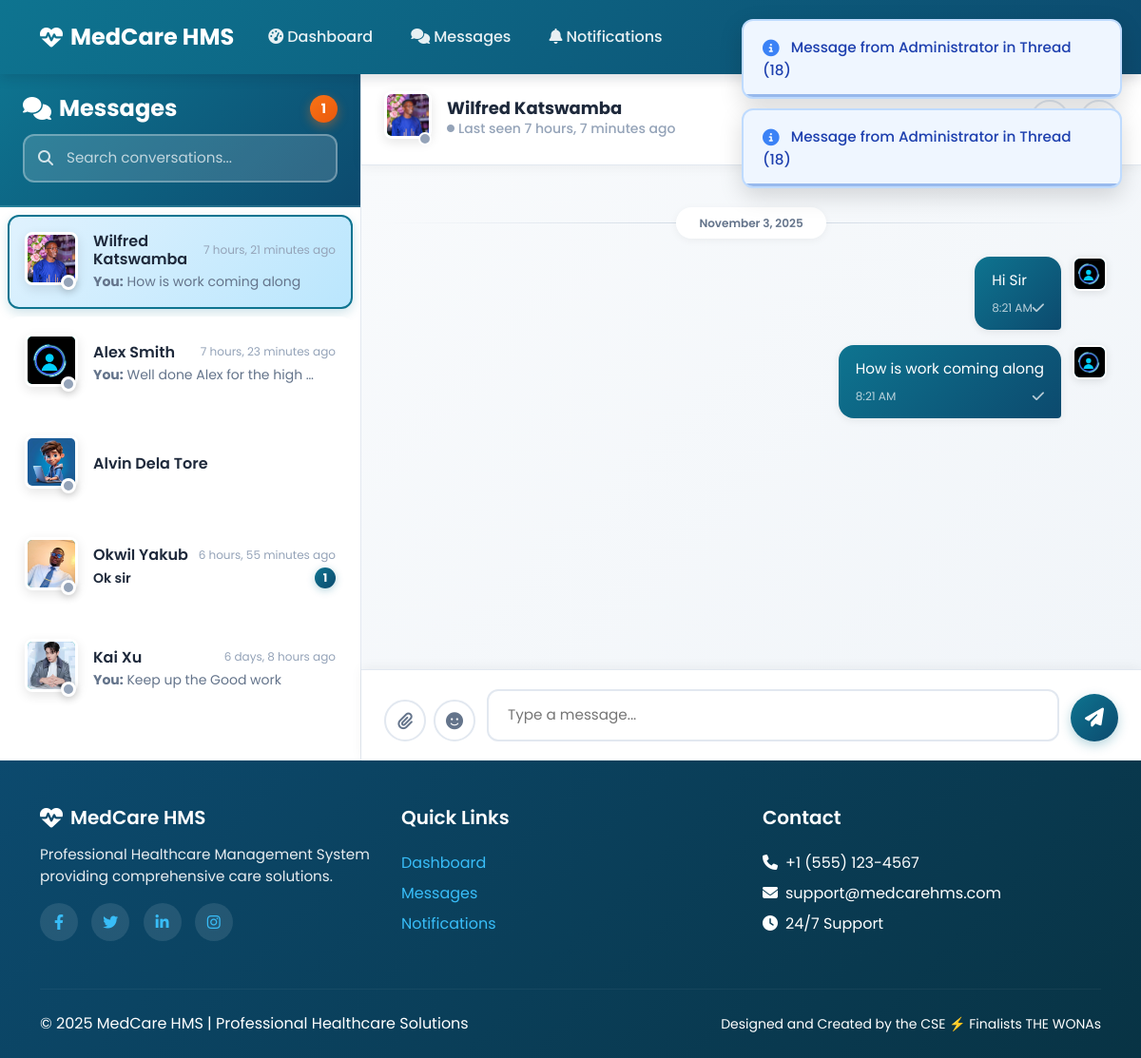
Screenshot of /chat/thread/18/ (signed in) with the database file from the repository.
### chat/models.py (models this page shows, shortened)
class ChatMessage(models.Model):
    thread = models.ForeignKey(Thread, on_delete=models.CASCADE, related_name='messages')
    sender = models.ForeignKey(User, on_delete=models.CASCADE)
    message = models.TextField(blank=True)
    timestamp = models.DateTimeField(auto_now_add=True)
    is_read = models.BooleanField(default=False)
    read_at = models.DateTimeField(null=True, blank=True)
    attachment = models.FileField(upload_to='chat_attachments/%Y/%m/%d/', null=True, blank=True)
    attachment_type = models.CharField(max_length=20, null=True, blank=True)  # 'image', 'document', 'other'
    appointment = models.ForeignKey(
        'patients.Appointment',
        on_delete=models.SET_NULL,
        null=True,
        blank=True,
        related_name='chat_messages'
    )
    class Meta:
        ordering = ['timestamp']
    def __str__(self):
        return f"Message from {self.sender.username} in Thread ({self.thread.pk})"

class Thread(models.Model):
    participants = models.ManyToManyField(User, related_name='chat_threads')
    created = models.DateTimeField(auto_now_add=True)
    updated = models.DateTimeField(auto_now=True)
    def get_unread_count_for_user(self, user):
        return self.messages.filter(is_read=False).exclude(sender=user).count()

class UserPresence(models.Model):
    user = models.OneToOneField(User, on_delete=models.CASCADE, related_name='presence')
    is_online = models.BooleanField(default=False)
    last_seen = models.DateTimeField(auto_now=True)

### chat/views.py (the view)
# urls.py: path('', views.thread_list_view, name='thread_list'),
@login_required
def thread_list_view(request, thread_id=None):
    user_threads = Thread.objects.filter(participants=request.user).order_by('-updated')
    threads_with_other_user = []
    total_unread = 0
    for thread in user_threads:
        other_participant = thread.participants.exclude(id=request.user.id).first()
        last_message = thread.messages.order_by('-timestamp').first()
        unread_count = thread.get_unread_count_for_user(request.user)
        total_unread += unread_count
        is_online = False
        if other_participant:
            try:
                is_online = other_participant.presence.is_online
            except UserPresence.DoesNotExist:
                is_online = False
        threads_with_other_user.append({
            'thread_object': thread,
            'other_user': other_participant,
            'last_message': last_message,
            'unread_count': unread_count,
            'is_online': is_online
        })
    active_thread = None
    messages = []
    other_user = None
    patient_context = None
    is_online = False
    last_seen = None
    canned_responses = []
    if thread_id:
        try:
            active_thread = Thread.objects.get(pk=thread_id, participants=request.user)
            other_user = active_thread.participants.exclude(id=request.user.id).first()
            if other_user:
                try:
                    if hasattr(other_user, 'patientprofile'):
                        patient_profile = other_user.patientprofile
                        patient_context = {
                            'name': other_user.get_full_name(),
                            'age': patient_profile.age if hasattr(patient_profile, 'age') else 'N/A',
                            'gender': patient_profile.gender if hasattr(patient_profile, 'gender') else 'N/A',
                            'blood_group': patient_profile.blood_group if hasattr(patient_profile, 'blood_group') else 'N/A',
                            'contact': other_user.userprofile.contact if hasattr(other_user, 'userprofile') else 'N/A'
                        }
                except Exception:
                    pass
                try:
                    presence = other_user.presence
                    is_online = presence.is_online
                    last_seen = presence.last_seen
                except UserPresence.DoesNotExist:
                    pass
            messages = active_thread.messages.order_by('timestamp').select_related(
                'sender__doctorprofile',
                'sender__patientprofile',
                'sender__receptionistprofile'
            )
            if request.user.groups.filter(name__in=['Doctors', 'Receptionists', 'Admins']).exists():
                canned_responses = CannedResponse.objects.filter(
                    Q(created_by=request.user) | Q(created_by__is_staff=True),
                    is_active=True
                )
        except Thread.DoesNotExist:
            pass
    context = {
        'threads': threads_with_other_user,
        'total_unread': total_unread,
        'active_thread': active_thread,
        'messages': messages,
        'other_user': other_user,
        'patient_context': patient_context,
        'is_online': is_online,
        'last_seen': last_seen,
        'canned_responses': canned_responses
    }
    return render(request, 'chat/combined_chat.html', context)

### templates/chat/combined_chat.html (shortened to what this page needs)
{% extends 'base_shared.html' %}
{% load static %}
{% load profile_tags %}
{% block content %}
<div class="chat-app-container">
    <div class="chat-sidebar">
        <div class="chat-sidebar-header">
            <div class="sidebar-header-title">
                <h4>
                    <i class="fas fa-comments"></i>
                    Messages
                </h4>
                {% if total_unread > 0 %}
                <span class="total-unread-badge">{{ total_unread }}</span>
                {% endif %}
            </div>
            <div class="sidebar-search">
                <i class="fas fa-search"></i>
                <input type="text" id="search-threads" placeholder="Search conversations...">
            </div>
        </div>
        <div class="chat-threads-list">
            {% if threads %}
                {% for thread_data in threads %}
                <a href="{% url 'chat:thread_detail' thread_data.thread_object.id %}"
                   class="thread-item {% if active_thread and active_thread.id == thread_data.thread_object.id %}active{% endif %}"
                   data-thread-id="{{ thread_data.thread_object.id }}">
                    <div class="thread-avatar">
                        {% profile_image thread_data.other_user size="56" css_class="thread-avatar-img" %}
                        <span class="online-indicator {% if thread_data.is_online %}online{% else %}offline{% endif %}"></span>
                    </div>
                    <div class="thread-content">
                        <div class="thread-header">
                            <h6 class="thread-name">
                                {{ thread_data.other_user.get_full_name|default:thread_data.other_user.username }}
                            </h6>
                            {% if thread_data.last_message %}
                            <span class="thread-time">{{ thread_data.last_message.timestamp|timesince }} ago</span>
                            {% endif %}
                        </div>
                        <div class="thread-preview">
                            {% if thread_data.last_message %}
                            <span class="thread-preview-text {% if thread_data.unread_count > 0 %}unread{% endif %}">
                                {% if thread_data.last_message.sender == request.user %}
                                    <strong>You:</strong>
                                {% endif %}
                                {% if thread_data.last_message.attachment %}
                                    <i class="fas fa-paperclip"></i> Attachment
                                {% else %}
                                    {{ thread_data.last_message.message|truncatewords:6 }}
                                {% endif %}
                            </span>
                            {% endif %}
                            {% if thread_data.unread_count > 0 %}
                            <span class="thread-unread-badge">{{ thread_data.unread_count }}</span>
                            {% endif %}
                        </div>
                    </div>
                </a>
                {% endfor %}
            {% else %}
                <div class="empty-thread-list">
                    <i class="fas fa-inbox"></i>
                    <h5>No conversations yet</h5>
                    <p>Start a new chat to see it here</p>
                </div>
            {% endif %}
        </div>
    </div>
    <div class="chat-main">
        {% if active_thread %}
            <div class="chat-main-header">
                <div class="chat-header-top">
                    <div class="chat-header-user">
                        <div class="chat-header-avatar">
                            {% profile_image other_user size="50" css_class="chat-header-avatar-img" %}
                            <span class="online-indicator {% if is_online %}online{% else %}offline{% endif %}"></span>
                        </div>
                        <div class="chat-header-info">
                            <h5>{{ other_user.get_full_name|default:other_user.username }}</h5>
                            <div class="chat-header-status {% if not is_online %}offline{% endif %}" id="user-status">
                                {% if is_online %}
                                    <i class="fas fa-circle" style="font-size: 0.5rem;"></i>
                                    <span id="status-text">Online</span>
                                    <span class="typing-indicator" style="display: none;">
                                        <span class="typing-dots">
                                            <span class="typing-dot"></span>
                                            <span class="typing-dot"></span>
                                            <span class="typing-dot"></span>
                                        </span>
                                    </span>
                                {% else %}
                                    <i class="fas fa-circle" style="font-size: 0.5rem;"></i>
                                    Last seen {{ last_seen|timesince }} ago
                                {% endif %}
                            </div>
                        </div>
                    </div>
                    <div class="chat-header-actions">
                        <button class="chat-header-btn" title="Search">
                        </button>
                        <button class="chat-header-btn" title="More options">
                        </button>
                    </div>
                </div>
            </div>
            <div class="chat-messages-container" id="messages-container">
                {% for message in messages %}
                    {% ifchanged message.timestamp.date %}
                    <div class="message-date-divider">
                        <span>{{ message.timestamp|date:"F j, Y" }}</span>
                    </div>
                    {% endifchanged %}
                    <div class="message-wrapper {% if message.sender == request.user %}sent{% else %}received{% endif %}" data-message-id="{{ message.id }}">
                        <div class="message-bubble">
                            <div class="message-content">
                                {{ message.message }}
                            </div>
                            <div class="message-footer">
                                <span class="message-time">
                                    {{ message.timestamp|date:"g:i A" }}
                                </span>
                                {% if message.sender == request.user %}
                                <span class="read-receipt {% if message.is_read %}read{% endif %}">
                                    {% if message.is_read %}
                                        <i class="fas fa-check-double"></i>
                                    {% else %}
                                        <i class="fas fa-check"></i>
                                    {% endif %}
                                </span>
                                {% endif %}
                            </div>
                        </div>
                        {% if message.sender == request.user %}
                        {% profile_image message.sender size="36" css_class="message-avatar" %}
                        {% endif %}
                    </div>
                {% endfor %}
            </div>
            <div class="chat-input-container">
                <form id="message-form" class="chat-input-form">
                    <div class="input-actions">
                        <button type="button" class="input-btn" id="attachment-btn" title="Attach file">
                            <i class="fas fa-paperclip"></i>
                        </button>
                        <button type="button" class="input-btn" title="Emoji">
                            <i class="fas fa-smile"></i>
                        </button>
                    </div>
                    <textarea
                        name="message"
                        id="message-input"
                        class="message-input"
                        placeholder="Type a message..."
                        rows="1"></textarea>
                    <button type="submit" class="send-btn" id="send-btn">
                        <i class="fas fa-paper-plane"></i>
                    </button>
                </form>
            </div>
        {% endif %}
    </div>
</div>
{% endblock %}

### templates/components/profile_image.html (shortened to what this page needs)
{% load static %}
<div class="profile-image-container" style="position: relative; display: inline-block;">
    <img src="{{ image_url }}"
         alt="{{ user.get_full_name|default:user.username }}"
         class="{{ css_class }}"
         style="width: {{ size }}px; height: {{ size }}px; border-radius: {% if 'rounded' in css_class %}50%{% else %}8px{% endif %}; object-fit: cover; background: {{ role_color }};"
         onerror="this.style.display='none'; this.nextElementSibling.style.display='flex';">
</div>

### templates/components/messages.html (shortened to what this page needs)
<div id="toast-container" class="toast-container position-fixed" style="top: 20px; right: 20px; z-index: 999999 !important; max-width: 400px;">
    {% if messages %}
        {% for message in messages %}
            <div class="toast-message alert alert-{{ message.tags|default:'info' }} alert-dismissible fade show message-alert"
                 role="alert"
                 data-message-type="{{ message.tags|default:'info' }}"
                 data-auto-dismiss="{% if message.tags == 'error' %}0{% elif message.tags == 'success' %}4000{% elif message.tags == 'warning' %}8000{% else %}6000{% endif %}">
                <i class="message-icon me-2 {% if message.tags == 'success' %}fas fa-check-circle{% elif message.tags == 'error' %}fas fa-exclamation-triangle{% elif message.tags == 'warning' %}fas fa-exclamation-circle{% else %}fas fa-info-circle{% endif %}"></i>
                <span class="message-content">{{ message }}</span>
                <button type="button" class="btn-close" data-bs-dismiss="alert" aria-label="Close"></button>
                <div class="message-progress">
                    <div class="message-progress-bar"></div>
                </div>
            </div>
        {% endfor %}
    {% endif %}
</div>

### rows the page displays
ChatMessage: sender+thread "Message from Administrator in Thread (18)", timestamp "November 3, 2025", message "Hi Sir", timestamp "8:21 AM", is_read False (drawn)
ChatMessage: sender+thread "Message from Administrator in Thread (18)", message "How is work coming along", timestamp "8:21 AM", is_read False (drawn)
Thread: get_full_name (picture), other_user.get_full_name "Wilfred Katswamba", last_message.timestamp "7 hours, 21 minutes", shows "You:", last_message.message "How is work coming along"
Thread: other_user.get_full_name "Alex Smith", last_message.timestamp "7 hours, 23 minutes", shows "You:", last_message.message "Well done Alex for the high …"
Thread: get_full_name (picture), other_user.get_full_name "Alvin Dela Tore"
Thread: get_full_name (picture), other_user.get_full_name "OkwiI Yakub", last_message.timestamp "6 hours, 55 minutes", last_message.message "Ok sir", unread_count "1"
Thread: get_full_name (picture), other_user.get_full_name "Kai Xu", last_message.timestamp "6 days, 8 hours", shows "You:", last_message.message "Keep up the Good work"
UserPresence: last_seen "7 hours, 7 minutes"

### other values shown
{{ total_unread }} "1"
{{ other_user.get_full_name|default:other_user.username }} "Wilfred Katswamba"
